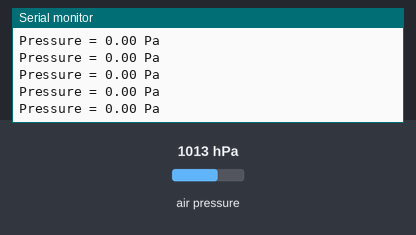
Bench run of a sketch on a simulated Arduino Uno, built with avr-gcc and run on an emulated ATmega328P. On the bench: the last lines printed to the serial monitor. Inputs (shaded band) come from the test bench; at power-on: air pressure 1013 hPa.

Above: at 1.2 s.
1.3 s: air pressure set to 952 hPa
At 1.9 s:
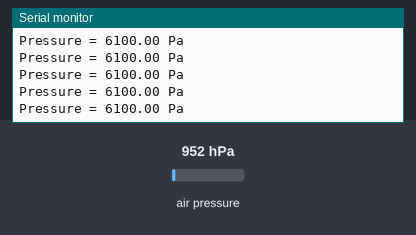
4.3 s: air pressure set to 1025 hPa
At 5.0 s:
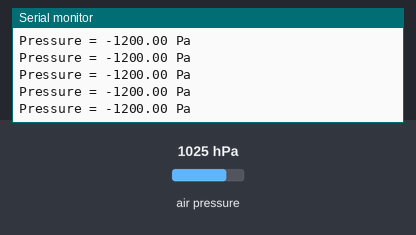
7.3 s: air pressure set to 975 hPa
At 8.1 s:
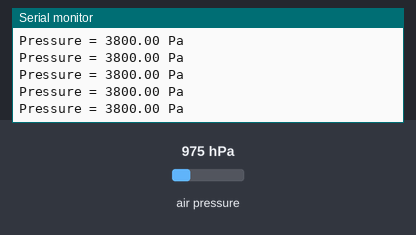
10.3 s: air pressure set to 1048 hPa
At 11.2 s:
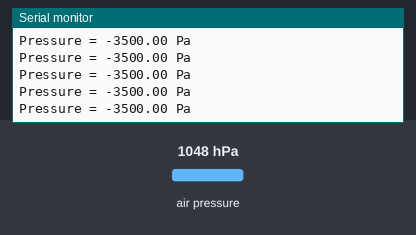
Timing chart, 0 to 13.3 s (numbered marks = the images above; inputs shaded):
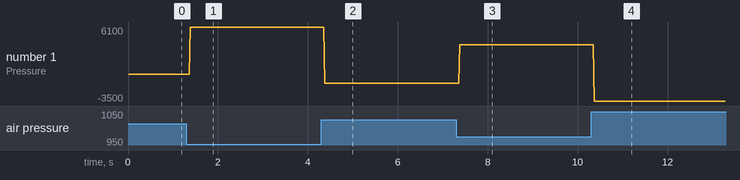

The sketch:

bmp280_stm32.ino
```cpp
#include <Wire.h>
#include <Adafruit_BMP280.h>
#include<SoftWire.h>
int b=1;
float distance,pressure;
Adafruit_BMP280 bmp; // I2C
void setup() {

  Serial.begin(9600);
  Serial.println(F("BMP280 test"));
Wire.begin();

  if (!bmp.begin()) {
    Serial.println(F("Could not find a valid BMP280 sensor, check wiring!"));
    while (1);
  }

  /* Default settings from datasheet. */
  bmp.setSampling(Adafruit_BMP280::MODE_NORMAL,     /* Operating Mode. */
                  Adafruit_BMP280::SAMPLING_X2,     /* Temp. oversampling */
                  Adafruit_BMP280::SAMPLING_X16,    /* Pressure oversampling */
                  Adafruit_BMP280::FILTER_X16,      /* Filtering. */
                  Adafruit_BMP280::STANDBY_MS_500); /* Standby time. */
}

void loop() {
    while(b)
    {
      b=0;
      pressure=bmp.readPressure();
    }
    distance=(bmp.readPressure()-pressure)*-6.66;
    float pressure1=(bmp.readPressure()-pressure)*-1;
    Serial.print("Pressure = ");
    Serial.print(pressure1);
    Serial.println(" Pa");
    Serial.println();
}
```

Measured:
- after the input at 1.3 s, the serial monitor: prints a new line after 0.09 s (image 1)
- after the input at 4.3 s, the serial monitor: prints a new line after 0.08 s (image 2)
- after the input at 7.3 s, the serial monitor: prints a new line after 0.08 s (image 3)
- after the input at 10.3 s, the serial monitor: prints a new line after 0.07 s (image 4)
- plotted number 1: 0 → 6100 after the input at 1.3 s, 6100 → -1200 after the input at 4.3 s, -1200 → 3800 after the input at 7.3 s, 3800 → -3500 after the input at 10.3 s
